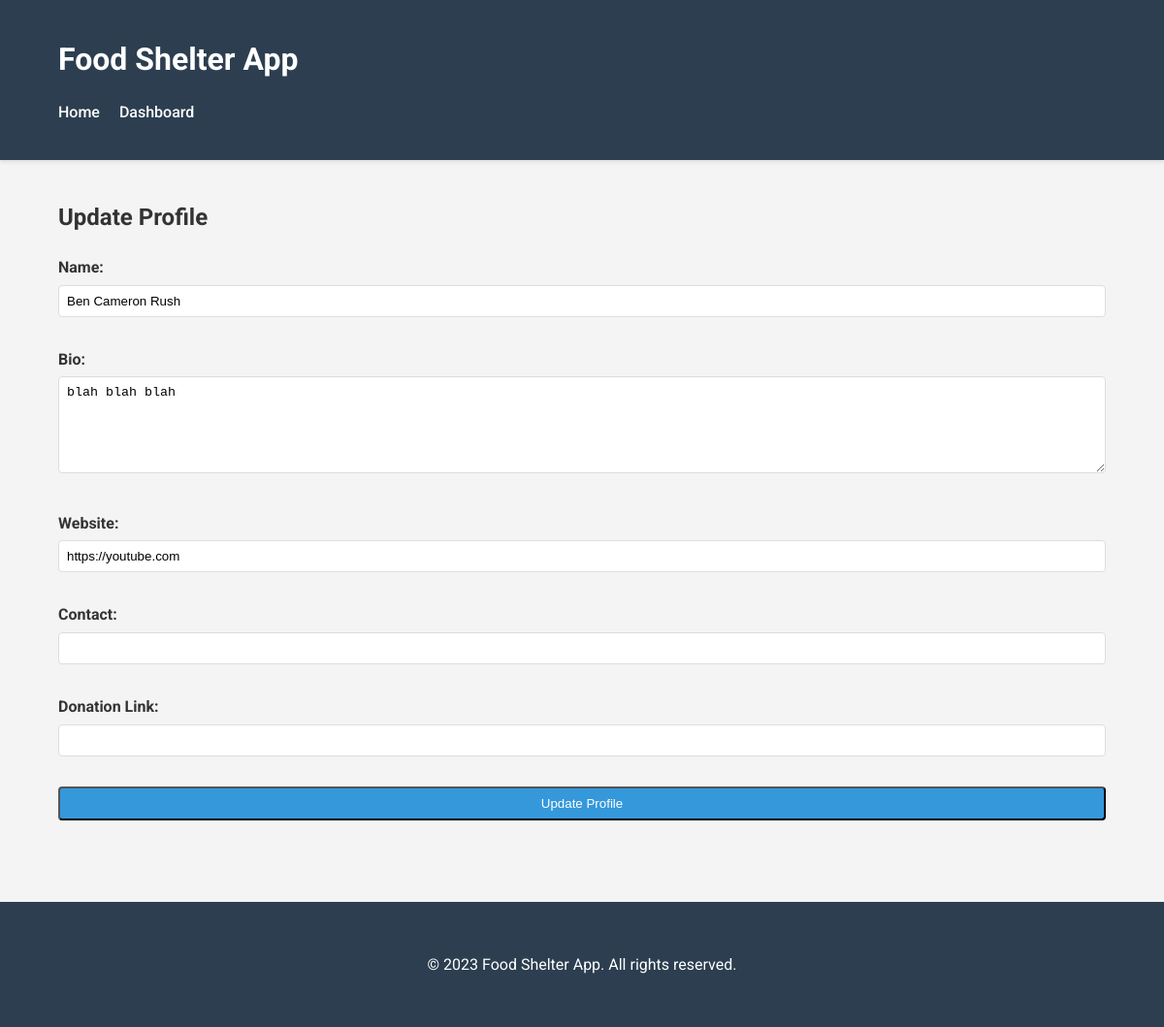
Page /update_profile (signed in) on the earlier database version.
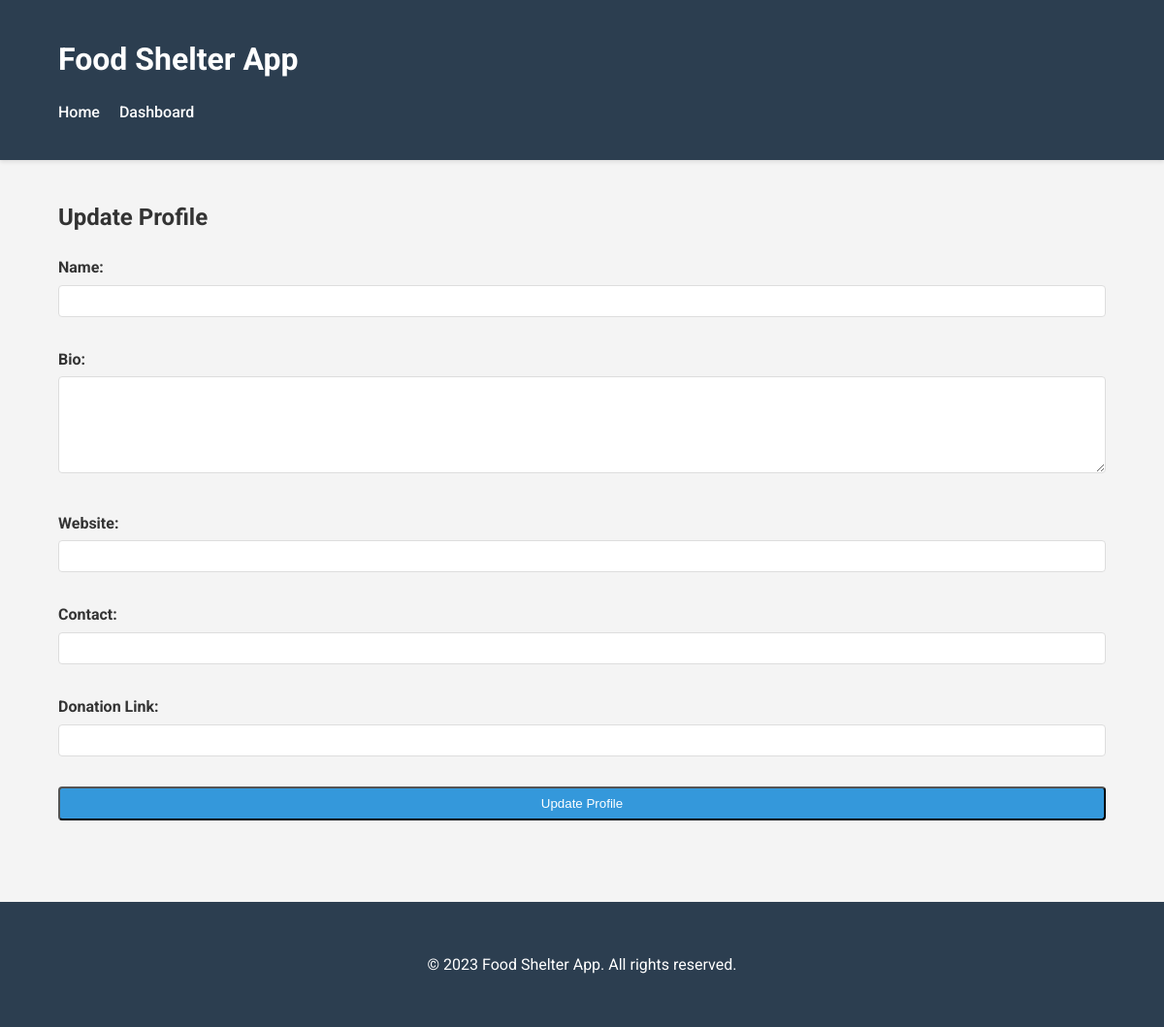
Same page on the later database version.
### app.py (models this page shows)
class User(UserMixin, db.Model):
    id = db.Column(db.Integer, primary_key=True)
    email = db.Column(db.String(120), unique=True, nullable=False)
    password_hash = db.Column(db.String(128))
    name = db.Column(db.String(100), nullable=True)
    bio = db.Column(db.Text, nullable=True)
    website = db.Column(db.String(200), nullable=True)
    contact = db.Column(db.String(100), nullable=True)
    notes = db.relationship('Note', backref='user', lazy=True)
    volunteers = db.relationship('Volunteer', backref='user', lazy=True)
    budget_entries = db.relationship('Budget', backref='user', lazy=True)
    donations = db.relationship('Donation', backref='user', lazy=True)
    role = db.Column(db.String(20), nullable=False, default='user')
    donation_link = db.Column(db.String(200), nullable=True)

### app.py (the view, shortened to what this page needs)
@app.route('/update_profile', methods=['GET', 'POST'])
@login_required
def update_profile():
    return render_template('update_profile.html')

### app.py (called while the page is built)
@login_manager.user_loader
def load_user(user_id):
    return db.session.get(User, int(user_id))

### templates/update_profile.html (shortened to what this page needs)
<!DOCTYPE html>
<html lang="en">
<head>
    <link rel="stylesheet" href="{{ url_for('static', filename='css/style.css') }}">
</head>
<body>
    <header class="header">
        <div class="container">
            <h1>Food Shelter App</h1>
            <nav>
                <a href="{{ url_for('home') }}" class="nav-link">Home</a>
                <a href="{{ url_for('dashboard') }}" class="nav-link">Dashboard</a>
            </nav>
        </div>
    </header>
    <main class="container">
        <section class="update-profile-section">
            <h2>Update Profile</h2>
            <form method="POST" class="update-form">
                <div class="form-group">
                    <label for="name">Name:</label>
                    <input type="text" id="name" name="name" value="{{ current_user.name or '' }}">
                </div>
                <div class="form-group">
                    <label for="bio">Bio:</label>
                    <textarea id="bio" name="bio">{{ current_user.bio or '' }}</textarea>
                </div>
                <div class="form-group">
                    <label for="website">Website:</label>
                    <input type="text" id="website" name="website" value="{{ current_user.website or '' }}">
                </div>
                <div class="form-group">
                    <label for="contact">Contact:</label>
                    <input type="text" id="contact" name="contact" value="{{ current_user.contact or '' }}">
                </div>
                <div class="form-group">
                    <label for="donation_link">Donation Link:</label>
                    <input type="text" id="donation_link" name="donation_link" value="{{ current_user.donation_link or '' }}">
                </div>
                <button type="submit" class="btn btn-update">Update Profile</button>
            </form>
        </section>
    </main>
    <footer>
        <div class="container">
            <p>&copy; 2023 Food Shelter App. All rights reserved.</p>
        </div>
    </footer>
</body>
</html>

Differences in the rows shown:
no longer on this page (row edited): User: name "Ben Cameron Rush", bio "blah blah blah", website "https://youtube.com"
